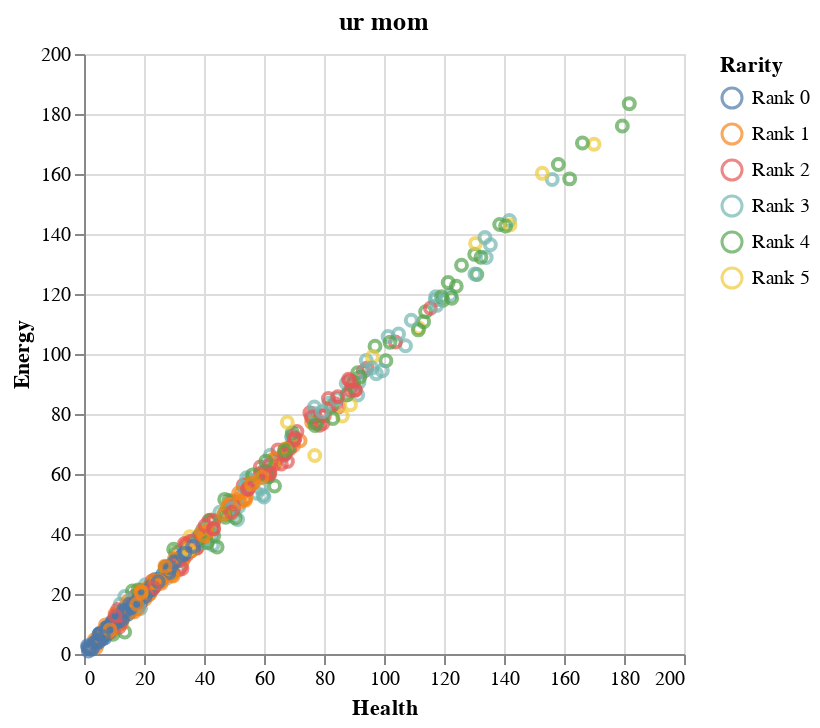

Write notebook code for a chart like this one.
### Code cell
yass = altair.Chart(mf, title='ur mom').mark_point().encode(
    altair.X(Health),
    y='Energy',
    color='Rarity',
)
yass

### Figure 1 — Vega-Lite specification as saved in the notebook (floating-point values rounded to 4 significant figures; data arrays with more than 128 entries replaced by an {"elided": "..."} marker saying what was removed)
{"config": {"view": {"continuousWidth": 300, "continuousHeight": 300}}, "data": {"name": "data-0ef75d702e4a8cc606e226a772de49a1"}, "mark": {"type": "point"}, "encoding": {"color": {"field": "Rarity", "type": "nominal"}, "x": {"field": "Health", "type": "quantitative"}, "y": {"field": "Energy", "type": "quantitative"}}, "title": "ur mom", "$schema": "https://vega.github.io/schema/vega-lite/v5.20.1.json", "datasets": {"data-0ef75d702e4a8cc606e226a772de49a1": {"elided": "500 records"}}}
